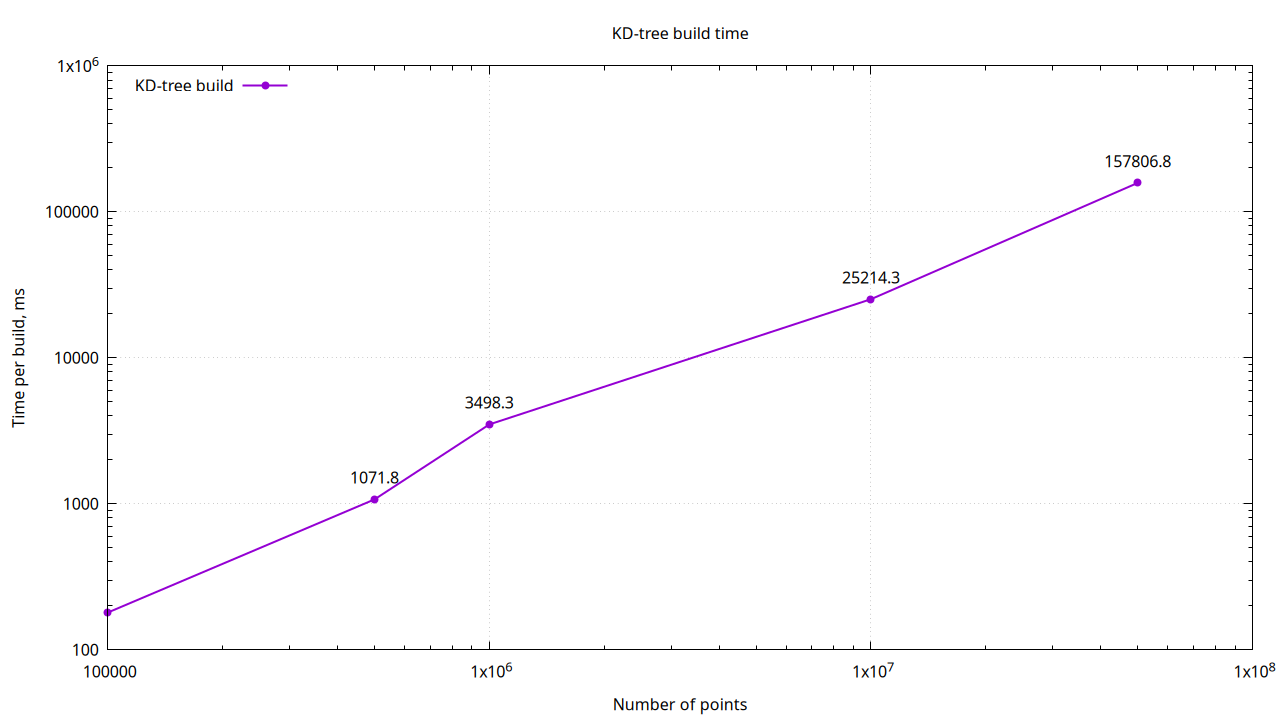

Recreate this plot in gnuplot.
set terminal pngcairo size 1280,720
set output 'build_time.png'

set title 'KD-tree build time'
set xlabel 'Number of points'
set ylabel 'Time per build, ms'
set grid
set key left top
set logscale x 10
set logscale y 10

plot \
  'build.dat' using 1:2 with linespoints lw 2 pt 7 title 'KD-tree build', \
  'build.dat' using 1:2:(sprintf("%.1f", $2)) with labels offset 0,1 notitle
